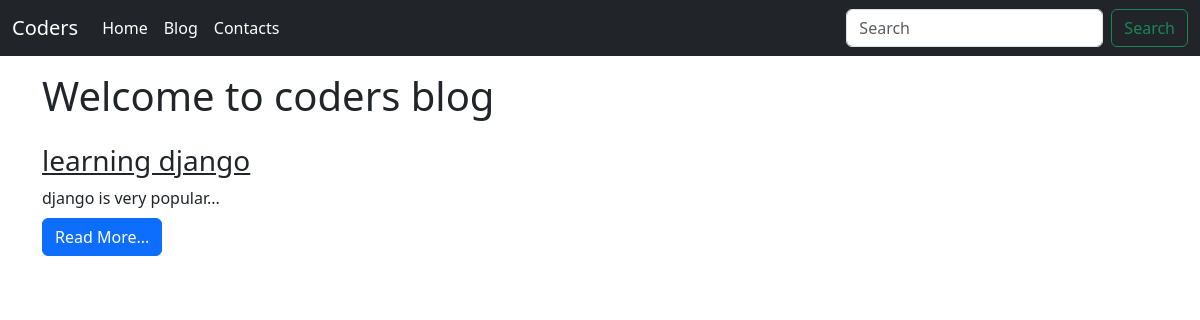
The page /blog/ on the database as committed earlier.
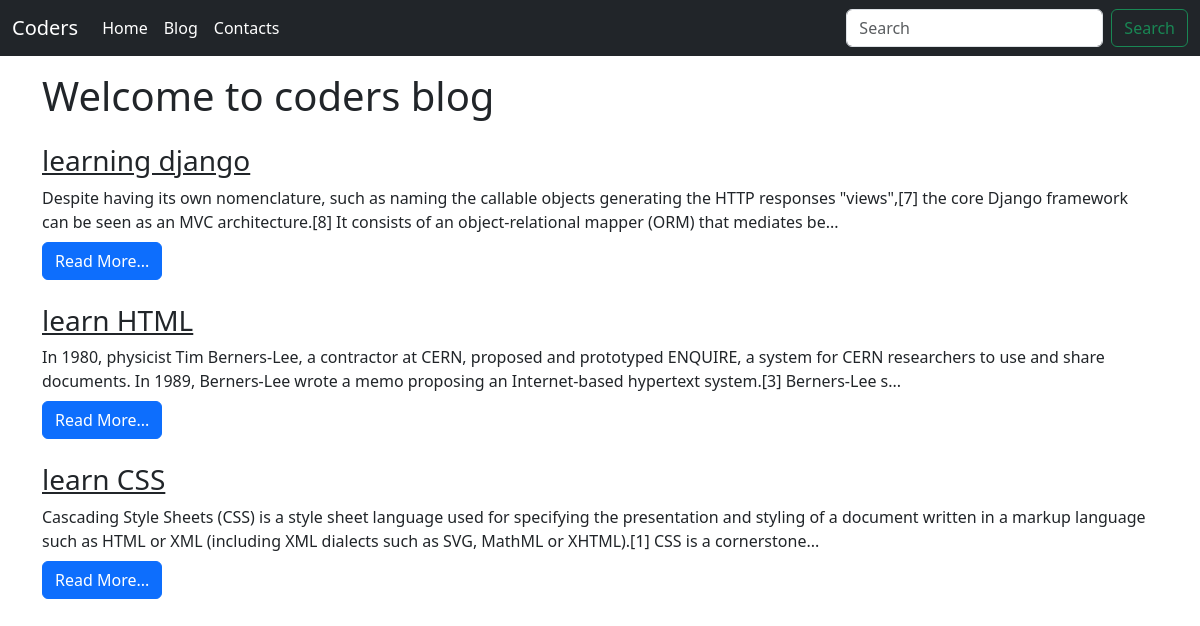
The same page on the database as committed later.
### blog/models.py (models this page shows)
class Blog(models.Model):
    cno=models.AutoField(primary_key=True)
    title=models.CharField(max_length=200)
    content=models.TextField()
    slug=models.CharField(max_length=100)
    time=models.DateTimeField(auto_now_add=True)

### blog/views.py (the view)
# urls.py: 2. Add a URL to urlpatterns:  path('blog/', include('blog.urls'))
def blog(request):
    blogs=Blog.objects.all()
    context={'blogs':blogs}
    return render(request,'bloghome.html',context)

### templates/bloghome.html
{% extends "base.html" %} {% block body %}
<div class="container">
  <h1 class="my-3">Welcome to coders blog</h1>
  {% for blog in blogs %}
  <div class="my-4">
    <h3 class="text-dark"><a class="text-dark"href="/blogpost/{{blog.slug}}">{{blog.title}}</a></h3>
    <div class="my-2">
        {{blog.content | slice:245}}...
    </div>
    <a href="/blogpost/{{blog.slug}}"class="text-dark"><button class="btn btn-primary">Read More...</button></a>
  </div>
  {% endfor %}
</div>
{% endblock body %}

### templates/base.html (shortened to what this page needs)
<!DOCTYPE html>
<html lang="en">
  <head>
    <link
      href="https://cdn.jsdelivr.net/npm/bootstrap@5.3.3/dist/css/bootstrap.min.css"
      rel="stylesheet"
    />
  </head>
  <body>
    <nav class="navbar navbar-expand-lg navbar-dark bg-dark">
      <div class="container-fluid">
        <a class="navbar-brand" href="/">Coders</a>
        <div class="collapse navbar-collapse" id="navbarSupportedContent">
          <ul class="navbar-nav me-auto mb-2 mb-lg-0">
            <li class="nav-item">
              <a class="nav-link active" aria-current="page" href="/">Home</a>
            </li>
            <li class="nav-item">
              <a class="nav-link active" href="/blog">Blog</a>
            </li>
              <li class="nav-item">
                <a class="nav-link active" href="/contacts">Contacts</a>
              </li>
          </ul>
          <form  action="/search" method="get" class="d-flex" role="search">
            <input
              class="form-control me-2"
              type="search"
              placeholder="Search"
              aria-label="Search"
            />
            <button class="btn btn-outline-success" type="submit">
              Search
            </button>
          </form>
        </div>
      </div>
    </nav>
    {% block body %}{% endblock body %}
  </body>
</html>

Rows that differ between the two databases and show on the page:
changed Blog "learning django": content "django is very popular" → "Despite having its own nomenclature, such as naming the callable objects generating the HTTP responses \"views\",[7] the core Django framework can be seen as an MVC architecture.[8] It consists of an object-relational mapper (ORM) that mediates be"
added Blog: title "learn HTML", content "In 1980, physicist Tim Berners-Lee, a contractor at CERN, proposed and prototyped ENQUIRE, a system for CERN researchers to use and share documents. In 1989, Berners-Lee wrote a memo proposing an Internet-based hypertext system.[3] Berners-Lee s"
added Blog: title "learn CSS", content "Cascading Style Sheets (CSS) is a style sheet language used for specifying the presentation and styling of a document written in a markup language such as HTML or XML (including XML dialects such as SVG, MathML or XHTML).[1] CSS is a cornerstone"
